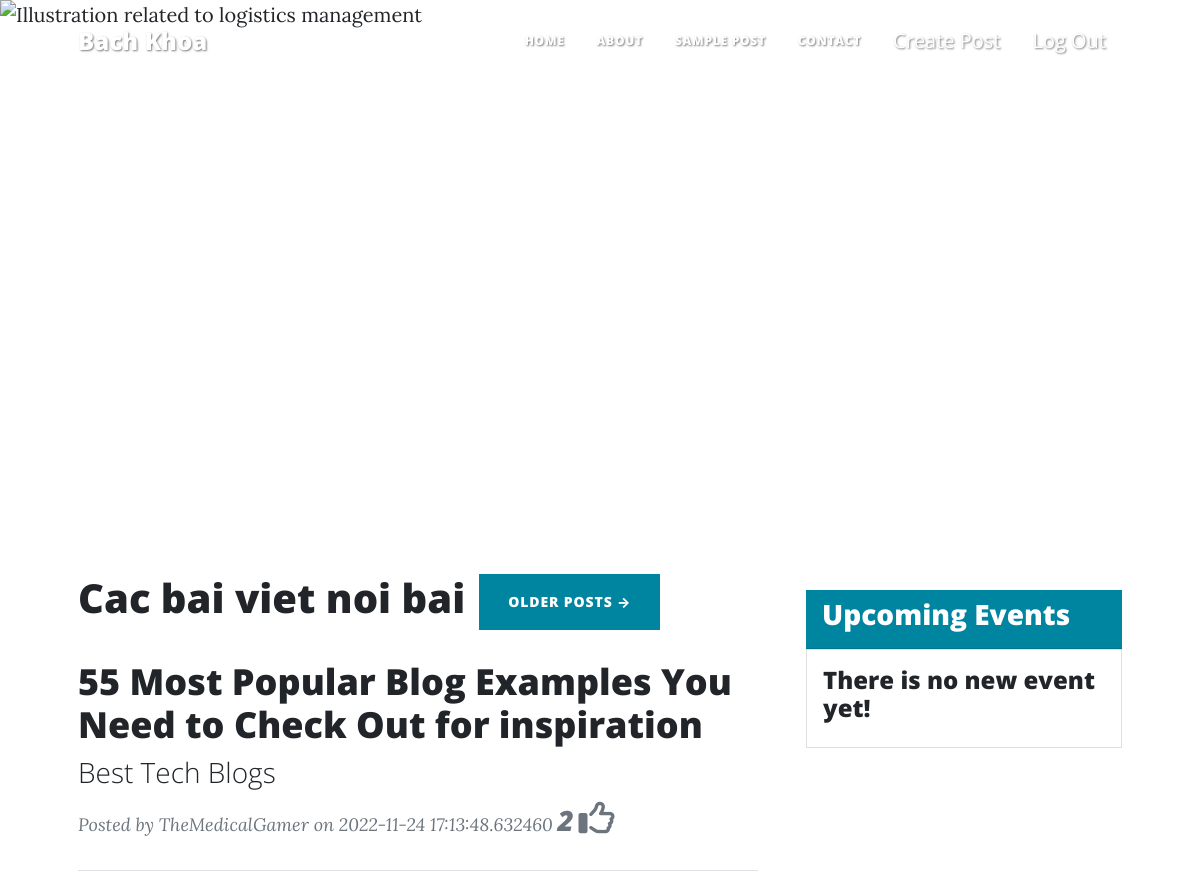
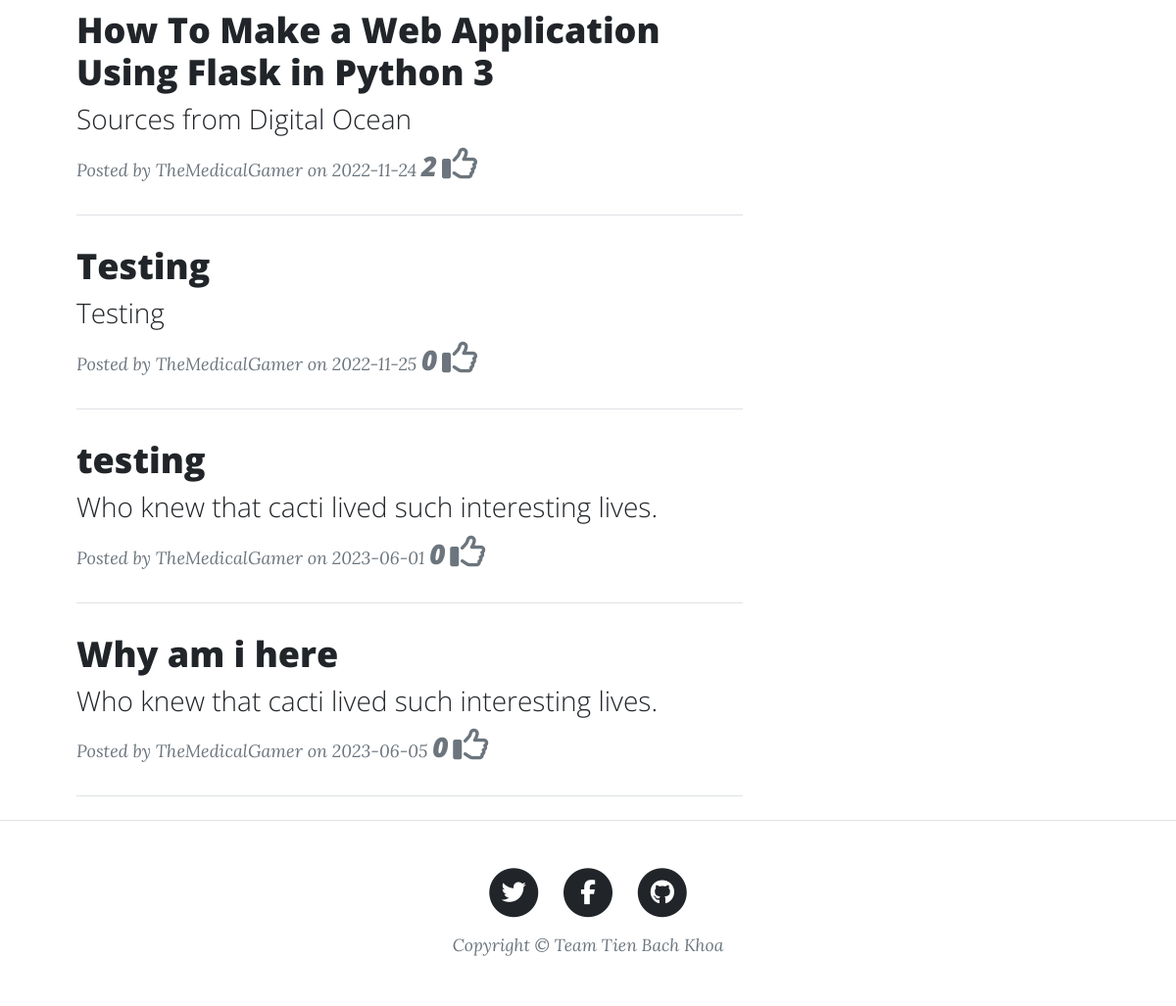
Screenshot of /TheMedicalGamer (signed in) with the database file from the repository (2 pictures, top to bottom).
### BetterBlog/modal/models.py (models this page shows)
class Post(db.Model):
    id = db.Column(db.Integer, primary_key=True)
    title = db.Column(db.String(250), unique=True, nullable=False)
    subtitle = db.Column(db.String(250), nullable=False)
    date_created = db.Column(db.String(150), default=datetime.today())
    body = db.Column(db.Text, nullable=False)
    author = db.Column(db.Integer, db.ForeignKey('user.id', ondelete="CASCADE"), nullable=False)
    img_url = db.Column(db.String(250), nullable=False)
    comments = db.relationship('Comment', backref='post', passive_deletes=True)
    likes = db.relationship('Like', backref="post", passive_deletes=True)
    def __repr__(self):
        return f'<Post "{self.title}">'

### BetterBlog/control/views.py (the view)
@view.route('/<user>', methods=["GET", "POST"])
@login_required
def get_user_post(user):
    name = get_user_name()
    try:
        posts = Post.query.filter_by(author=user).all()
        print(posts)
    except Exception as e:
        print(e)
        return render_template("handler/404.html")
    return render_template("index.html", all_posts=posts, name=name)

### BetterBlog/control/views.py (called while the page is built)
def get_user_name():
    if current_user.is_authenticated:
        return current_user.username
    return "GUEST"

### BetterBlog/templates/index.html (shortened to what this page needs)
{% include "header.html" %}
<header>
    <div class="carousel slide" data-bs-ride="carousel" id="carouselExampleControls">
        <div class="carousel-inner">
            <div class="carousel-item active">
                <img alt="Illustration related to logistics management"
                     class="d-block w-100 carouselContents lazy"
                     src="https://www.cdlogistics.ca/freight-news/wp-content/uploads/2021/08/New-Project-81.jpg"
                >
            </div>
        </div>
        <button class="carousel-control-prev" data-bs-slide="prev" data-bs-target="#carouselExampleControls"
                type="button">
            <span><i aria-hidden="true" class="fa fa-angle-left"></i></span>
        </button>
        <button class="carousel-control-next" data-bs-slide="next" data-bs-target="#carouselExampleControls"
                type="button">
            <span><i aria-hidden="true" class="fa fa-angle-right"></i></span>
        </button>
    </div>
</header>
<main class="container px-4 px-lg-5">
    <div class="row gx-4 gx-lg-5">
        <div class="col-md-5 col-lg-6 col-xl-8">
            <section class="d-flex mt-4">
                <h1> Cac bai viet noi bai </h1>
                <a class="btn btn-primary text-uppercase" href="{{url_for('views.getAllPost')}}"
                   style="margin-left:1em;"> Older Posts
                    →</a>
            </section>
            {% for post in all_posts %}
            <article class="lazy post-preview">
                <a href="{{url_for('views.get_post',post_id=post.id)}}">
                    <h2 class="post-title">{{post.title}}</h2>
                    <h3 class="post-subtitle">{{post.subtitle}}</h3>
                </a>
                <p class="post-meta">
                    Posted by
                    <a>{{post.author}}</a>
                    on {{post.date_created}} <span class="h3">{{post.likes|length}}</span>&nbsp<i
                        class="fa-regular fa-thumbs-up fa-2x"></i>
                </p>
            </article>
            <hr class="my-4"/>
            {% endfor %}
        </div>
        <aside class="col-md-5 col-lg-4 col-xl-4" style="margin-top:2em;">
            <div class="card-header bg-primary text-white">
                <h3 class="card-title">Upcoming Events</h3>
            </div>
            <div class="card" style="height: auto; overflow: auto;width:auto;max-height:550px;">
                <div class="card-body">
                    {% if eventPosts %}
                    {% for event in eventPosts %}
                    <div class="event-card">
                        <h4 class="event-title">{{ event.title }}</h4>
                        <a class="btn btn-info" href="{{ url_for('views.get_post', post_id=event.id) }}">More info</a>
                        <hr/>
                    </div>
                    {% endfor %}
                    {% else %}
                    <div class="event-card">
                        <h4 class="event-title"> There is no new event yet!</h4>
                    </div>
                    {% endif %}
                </div>
            </div>
        </aside>
    </div>
</main>
{% include "footer.html" %}

### rows the page displays
Post: title "55 Most Popular Blog Examples You Need to Check Out for inspiration", subtitle "Best Tech Blogs", author "TheMedicalGamer", date_created "2022-11-24 17:13:48.632460", likes|length "2"
Post: title "How To Make a Web Application Using Flask in Python 3", subtitle "Sources from Digital Ocean", author "TheMedicalGamer", date_created "2022-11-24", likes|length "2"
Post: title "Testing", subtitle "Testing", author "TheMedicalGamer", date_created "2022-11-25", likes|length "0"
Post: title "testing", subtitle "Who knew that cacti lived such interesting lives.", author "TheMedicalGamer", date_created "2023-06-01", likes|length "0"
Post: title "Why am i here", subtitle "Who knew that cacti lived such interesting lives.", author "TheMedicalGamer", date_created "2023-06-05", likes|length "0"
